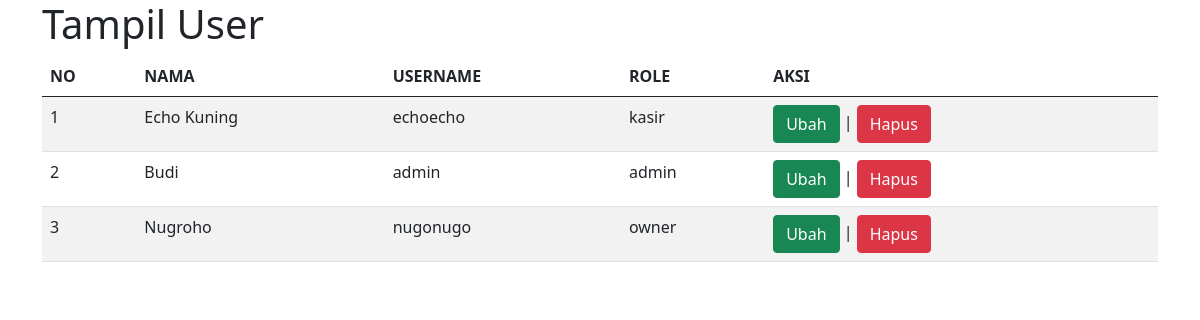
Page /admin/tampil_user.php on the committed database.
### tables this page shows
CREATE TABLE `user` (
  `id_user` int(11) NOT NULL,
  `nama_user` varchar(100) NOT NULL,
  `username` varchar(30) NOT NULL,
  `password` text NOT NULL,
  `role` enum('admin','kasir','owner') NOT NULL
);

### admin/tampil_user.php (the view, shortened to what this page needs)
<!DOCTYPE html>
<html lang="en">
<head>
  <link href="https://cdn.jsdelivr.net/npm/bootstrap@5.0.2/dist/css/bootstrap.min.css" rel="stylesheet">
</head>
<body>
  <div class="container">
    <h1>Tampil User</h1>
    <table class="table table-hover table-striped">
      <thead>
        <tr>
          <th>NO</th>
          <th>NAMA</th>
          <th>USERNAME</th>
          <th>ROLE</th>
          <th>AKSI</th>
        </tr>
      </thead>
      <tbody>
        <?php
        include "../connect.php";
        $qry_user = mysqli_query($conn, "select * from user");
        $no = 0;
        while ($data_user = mysqli_fetch_array($qry_user)) {
          $no++; ?>
          <tr>
            <td><?= $no ?></td>
            <td><?= $data_user['nama_user'] ?></td>
            <td><?= $data_user['username'] ?></td>
            <td><?= $data_user['role'] ?></td>
            <td>
              <a href="./ubah_user.php?id_user=<?= $data_user['id_user'] ?>" class="btn btn-success">Ubah</a> |
              <a href="hapus_user.php?id_user=<?= $data_user['id_user'] ?>" onclick="return confirm('Apakah anda yakin menghapus data ini?')" class="btn btn-danger">Hapus</a>
            </td>
          </tr>
        <?php
        }
        ?>
      </tbody>
    </table>
  </div>
</body>
</html>

### rows in the picture
user: nama_user "Echo Kuning", username "echoecho", role "kasir"
user: nama_user "Budi", username "admin", role "admin"
user: nama_user "Nugroho", username "nugonugo", role "owner"
